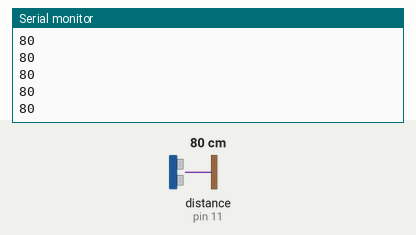
A sketch run on a simulated Arduino Uno, built with avr-gcc and run on an emulated ATmega328P. On the bench: the last lines printed to the serial monitor. Wiring (inferred from the names in the program): ultrasonic range finder: trigger pin 11; echo pin 11. Inputs (shaded band) come from the test bench; at power-on: distance to the obstacle (sensor on pin 11) 80 cm. The echo pulse lasts 58.3 µs per cm.

Above: at 1.2 s.
1.3 s: distance to the obstacle (sensor on pin 11) set to 2 cm
At 1.38 s:
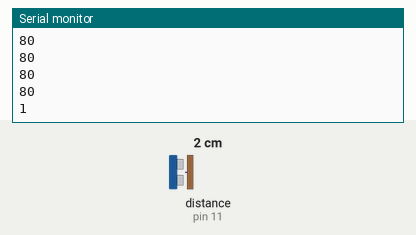
2.8 s: distance to the obstacle (sensor on pin 11) set to 4 cm
At 2.89 s:
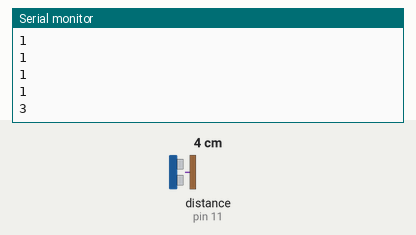
Timing chart, 0 to 5.8 s (numbered marks = the images above; inputs shaded):
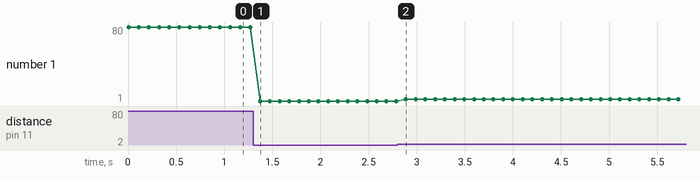

Measured:
- after the input at 1.3 s, the serial monitor: prints a new line after 0.07 s (image 1)
- after the input at 2.8 s, the serial monitor: prints a new line after 0.09 s (image 2)
- plotted number 1: 80 → 1 after the input at 1.3 s, 1 → 3 after the input at 2.8 s

The sketch:

ZGZRobot_Ultrasound_test1.ino
```cpp
//#include<ArduinoRobot.h>
//#include <Wire.h>
//#include <SPI.h>

const int trig=11;
const int echo=11;

void setup(){
//  Robot.begin();
  Serial.begin(9600);
}
void loop(){
  int disL=getDis(trig,echo);
  Serial.println(disL);

  delay(100);
}

int getDis(int triggerPin,int sensorPin){
  pinMode(triggerPin,OUTPUT);
  digitalWrite(triggerPin,LOW);
  delayMicroseconds(2);
  digitalWrite(triggerPin, HIGH);
  delayMicroseconds(5);
  digitalWrite(triggerPin, LOW);
  pinMode(sensorPin, INPUT);
  int duration = pulseIn(sensorPin, HIGH,11800);
  //return duration;
  return getCMs(duration);
}
long getCMs(int ms){
  return ms/29/2;
}
```
